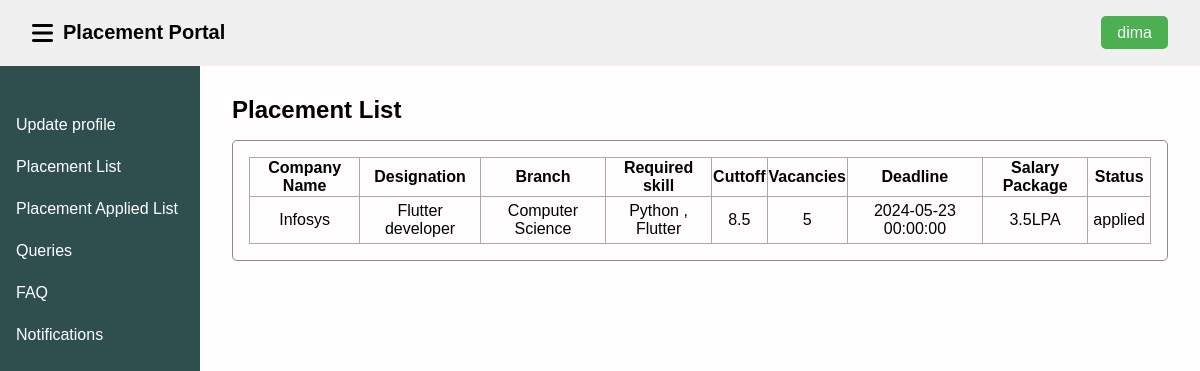
/applied_placements (signed in), run on the app's committed database.
### app.py (models this page shows)
class ApplyPlacement(db.Model):
    id = db.Column(db.Integer, primary_key=True)
    student_name = db.Column(db.String(100), nullable=False)
    company_name = db.Column(db.String(100), nullable=False)
    designation = db.Column(db.String(100), nullable=False)
    branch = db.Column(db.String(15), nullable=False)
    rskill = db.Column(db.String(100), nullable=False)
    cutoff = db.Column(db.String(200), nullable=False)
    vacancies = db.Column(db.String(200), nullable=False)
    date_of_drive = db.Column(db.DateTime, nullable=False, default=datetime.utcnow)
    salary_package = db.Column(db.String(20), nullable=False)
    eligibility=db.Column(db.String(20), nullable=False)
    status = db.Column(db.String(50), nullable=True)  # Nullable string column for status

### app.py (the view)
@app.route('/applied_placements')
def applied_placements():
    username = session.get('username')
    if username:
        user = User.query.filter_by(username=username).first()
        if user:
            student_name = user.student_name
            applied_placements = ApplyPlacement.query.filter_by(student_name=student_name).all()
            return render_template('apply_plac.html', username=username, applied_placements=applied_placements)
        else:
            flash("User not found!")
            return redirect('/student-login')
    else:
        flash("Please login first!")
        return redirect('/student-login')

### templates/apply_plac.html (shortened to what this page needs)
{% extends 'base_stu.html' %}
{% block head %}
<link rel="stylesheet" href="{{ url_for( 'static' , filename = 'css/style_student.css' ) }}">
{% endblock %}
{% block body %}
<main>
    <h2>Placement List</h2>
    <section id="placement-details">
        {% if applied_placements %}
        <table id="placement-table">
            <thead>
                <tr>
                    <th>Company Name</th>
                    <th>Designation</th>
                    <th>Branch</th>
                    <th>Required skill</th>
                    <th>Cuttoff</th>
                    <th>Vacancies</th>
                    <th>Deadline</th>
                    <th>Salary Package</th>
                    <th>Status</th>
                </tr>
            </thead>
            <tbody>
                {% for applied_placement in applied_placements %}
                <tr>
                    <td>{{ applied_placement.company_name }}</td>
                    <td>{{ applied_placement.designation }}</td>
                    <td>{{ applied_placement.branch }}</td>
                    <td>{{ applied_placement.rskill }}</td>
                    <td>{{ applied_placement.cutoff }}</td>
                    <td>{{ applied_placement.vacancies }}</td>
                    <td>{{ applied_placement.date_of_drive }}</td>
                    <td>{{ applied_placement.salary_package }}</td>
                    <td>{{ applied_placement.status }}</td>
                </tr>
                {% endfor %}
            </tbody>
        </table>
        {% else %}
        <p>No placements applied.</p>
        {% endif %}
    </section>
</main>
{% endblock %}

### static/css/style_student.css (style rules this page uses)
body { font-family: sans-serif; margin: 0; padding: 0; background-color: #fffdfdfa; }
main { margin-left: 200px; padding: 1rem 2rem; margin-top: 60px; }
section { margin-bottom: 1rem; padding: 1rem; border: 1px solid #8b8989; border-radius: 5px; }
h2 { margin-bottom: 1rem; }
table, td, th { border: 1px solid #aaa; }
table { border-collapse: collapse; width: 100%; }
th { height: 30px; }
td { text-align: center; padding: 5px; }

### data on the page
ApplyPlacement: company_name "Infosys", designation "Flutter developer", branch "Computer Science", rskill "Python , Flutter", cutoff "8.5", vacancies "5", date_of_drive "2024-05-23 00:00:00", salary_package "3.5LPA", status "applied"

### other printed values
{{ username }} "dima"
